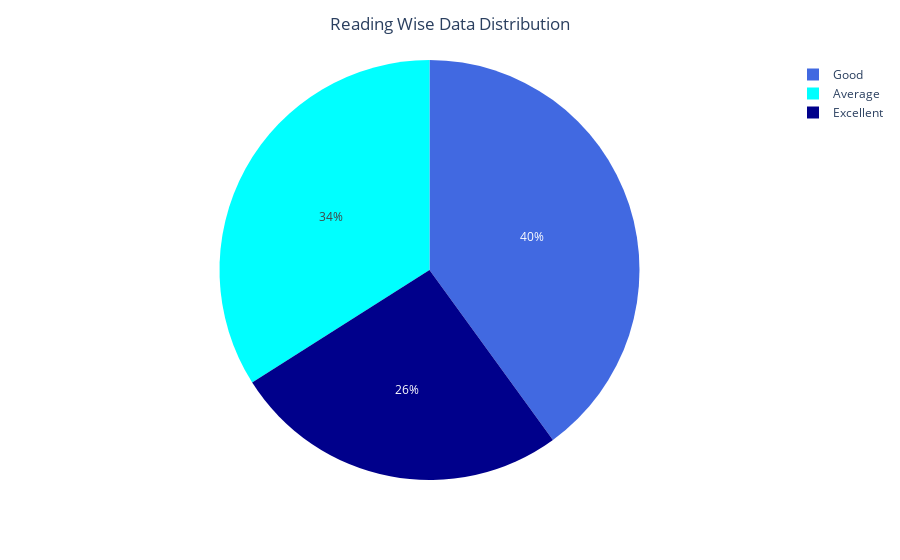

The notebook cell saved with this chart:
### Code cell
#visualization

fig=px.pie(values=total_reading_students_dist.values,names=total_reading_students_dist.index,
           color=total_reading_students_dist.index,color_discrete_map={'Average': 'cyan',
    'Good': 'royalblue',
    'Excellent': 'darkblue'})
fig.update_layout(title='Reading Wise Data Distribution',
                 title_x=0.5)
fig.show()

### Figure 1 — Plotly figure (JSON) as saved in the notebook; plotly's stock layout.template omitted (floating-point values rounded to 4 significant figures)
{"data": [{"customdata": [["Average"], ["Excellent"], ["Good"]], "domain": {"x": [0, 1], "y": [0, 1]}, "hovertemplate": "label=%{label}<br>value=%{value}<br>color=%{customdata[0]}<extra></extra>", "labels": ["Average", "Excellent", "Good"], "legendgroup": "", "marker": {"colors": ["cyan", "darkblue", "royalblue"]}, "name": "", "showlegend": true, "type": "pie", "values": [102, 78, 120]}], "layout": {"autosize": true, "legend": {"tracegroupgap": 0}, "margin": {"t": 60}, "title": {"text": "Reading Wise Data Distribution", "x": 0.5}}}
